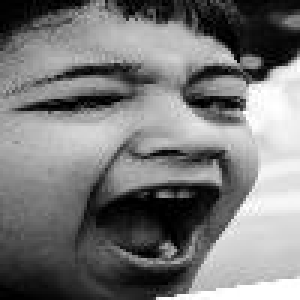
#> input picture ai-service/dataset/test/angry/test_0347_aligned.jpg, 100 x 100 px (shown 3 times larger); its folder holds only this picture in this run
$ python preprocess_dataset.py
#> lines starting #> are read from the running program, lines starting #| are printed output that depends on the picture
"""
Preprocess emotion datasets into unified numpy arrays for training.
Supports: FER2013 (folders), CK+ (pixel CSV), RAF-DB (folders + labels), AffectNet (folders).
"""

import os
import csv
import argparse
import numpy as np
from pathlib import Path
from collections import Counter

import cv2

EMOTIONS = ['Angry', 'Disgusted', 'Fearful', 'Happy', 'Neutral', 'Sad', 'Surprised']
EMOTION_TO_IDX = {e: i for i, e in enumerate(EMOTIONS)}
IMG_SIZE = 96

FER2013_FOLDER_MAP = {
    'angry': 'Angry', 'disgust': 'Disgusted', 'fear': 'Fearful',
    'happy': 'Happy', 'neutral': 'Neutral', 'sad': 'Sad', 'surprise': 'Surprised',
}

CK_EMOTION_MAP = {
    '0': 'Angry', '1': 'Disgusted', '2': 'Fearful', '3': 'Happy',
    '4': 'Sad', '5': 'Surprised', '6': 'Neutral', '7': 'Disgusted',
}

RAF_LABEL_MAP = {1: 'Surprised', 2: 'Fearful', 3: 'Disgusted', 4: 'Happy',
                 5: 'Sad', 6: 'Angry', 7: 'Neutral'}

AFFECTNET_FOLDER_MAP = {
    'anger': 'Angry', 'contempt': 'Disgusted', 'disgust': 'Disgusted',
    'fear': 'Fearful', 'happy': 'Happy', 'neutral': 'Neutral',
    'sad': 'Sad', 'surprise': 'Surprised',
}

IMAGE_EXTENSIONS = {'.jpg', '.jpeg', '.png', '.bmp'}


def datasets_root():
    return Path(__file__).resolve().parent.parent / 'datasets'


def load_image(path):
    img = cv2.imread(str(path))
    if img is None:
        return None
    gray = cv2.cvtColor(img, cv2.COLOR_BGR2GRAY)
    resized = cv2.resize(gray, (IMG_SIZE, IMG_SIZE))
    rgb = cv2.cvtColor(resized, cv2.COLOR_GRAY2RGB)
    return rgb.astype('float32') / 255.0


def load_pixels(pixel_str):
    pixels = np.array(pixel_str.strip().split(), dtype=np.uint8)
    if pixels.size != 48 * 48:
        return None
    img = pixels.reshape(48, 48)
    resized = cv2.resize(img, (IMG_SIZE, IMG_SIZE))
    rgb = cv2.cvtColor(resized, cv2.COLOR_GRAY2RGB)
    return rgb.astype('float32') / 255.0


def collect_fer2013(root, max_per_class=None):
    X, y = [], []
    for split in ('train', 'test'):
        split_path = root / 'FER2013' / split
        if not split_path.exists():
            continue
        for emo_dir in split_path.iterdir():
            if not emo_dir.is_dir():
                continue
            label_name = FER2013_FOLDER_MAP.get(emo_dir.name.lower())
            if not label_name:
                continue
            label = EMOTION_TO_IDX[label_name]
            files = [f for f in emo_dir.iterdir() if f.suffix.lower() in IMAGE_EXTENSIONS]
            if max_per_class:
                files = files[:max_per_class]
            for f in files:
                arr = load_image(f)
                if arr is not None:
                    X.append(arr)
                    y.append(label)
    return X, y


def collect_ckplus(root, max_per_class=None):
    X, y = [], []
    csv_path = root / 'CK+' / 'ckextended.csv'
    if not csv_path.exists():
        return X, y
    counts = Counter()
    with open(csv_path, newline='', encoding='utf-8') as f:
        for row in csv.DictReader(f):
            emo_id = str(row.get('emotion', '')).strip()
            label_name = CK_EMOTION_MAP.get(emo_id)
            if not label_name:
                continue
            label = EMOTION_TO_IDX[label_name]
            if max_per_class and counts[label] >= max_per_class:
                continue
            arr = load_pixels(row['pixels'])
            if arr is not None:
                X.append(arr)
                y.append(label)
                counts[label] += 1
    return X, y


def collect_raf_db(root, max_per_class=None):
    X, y = [], []
    for split, label_file in [('train', 'train_labels.csv'), ('test', 'test_labels.csv')]:
        labels_path = root / 'RAF-DB' / label_file
        images_path = root / 'RAF-DB' / split
        if not labels_path.exists() or not images_path.exists():
            continue
        counts = Counter()
        with open(labels_path, newline='', encoding='utf-8') as f:
            for row in csv.DictReader(f):
                img_name = row.get('image', row.get('Image', ''))
                try:
                    label_id = int(row.get('label', row.get('Label', 0)))
                except (TypeError, ValueError):
                    continue
                label_name = RAF_LABEL_MAP.get(label_id)
                if not label_name:
                    continue
                label = EMOTION_TO_IDX[label_name]
                if max_per_class and counts[label] >= max_per_class:
                    continue
                # RAF-DB images are in numbered subfolders (1-7)
                # Try direct path first, then search in subfolders
                img_path = images_path / img_name
                if not img_path.exists():
                    # Search in numbered subfolders
                    found = False
                    for i in range(1, 8):
                        subfolder_path = images_path / str(i) / img_name
                        if subfolder_path.exists():
                            img_path = subfolder_path
                            found = True
                            break
                    if not found:
                        continue
                arr = load_image(img_path)
                if arr is not None:
                    X.append(arr)
                    y.append(label)
                    counts[label] += 1
    return X, y


def collect_affectnet(root, max_per_class=None):
    X, y = [], []
    for split in ('Train', 'Test'):
        split_path = root / 'AffectNet' / split
        if not split_path.exists():
            split_path = root / 'AffectNet' / split.lower()
        if not split_path.exists():
            continue
        for emo_dir in split_path.iterdir():
            if not emo_dir.is_dir():
                continue
            label_name = AFFECTNET_FOLDER_MAP.get(emo_dir.name.lower())
            if not label_name:
                continue
            label = EMOTION_TO_IDX[label_name]
            files = [f for f in emo_dir.iterdir() if f.suffix.lower() in IMAGE_EXTENSIONS]
            if max_per_class:
                files = files[:max_per_class]
            for f in files:
                arr = load_image(f)
                if arr is not None:
                    X.append(arr)
                    y.append(label)
    return X, y


COLLECTORS = {
    'FER2013': collect_fer2013,
    'CK+': collect_ckplus,
    'RAF-DB': collect_raf_db,
    'AffectNet': collect_affectnet,
}


def preprocess(selected=None, max_per_class=None, output_dir=None):
    root = datasets_root()
    output_dir = Path(output_dir or root.parent / 'saved_models' / 'preprocessed')
    output_dir.mkdir(parents=True, exist_ok=True)

    selected = selected or list(COLLECTORS.keys())
    all_X, all_y = [], []

    for name in selected:
        if name not in COLLECTORS:
            print(f'Skipping unknown dataset: {name}')
            continue
        print(f'Processing {name}...')
        X, y = COLLECTORS[name](root, max_per_class=max_per_class)
        print(f'  -> {len(y)} samples')
        all_X.extend(X)
        all_y.extend(y)
#> this loop made 4 passes; (reads ai-service/dataset/test_labels.csv from the repository)
#> y on passes 1, 3: [0], [0]
#|   -> 1 samples
#|   -> 1 samples
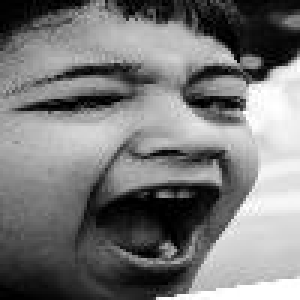
#> input picture ai-service/dataset/test/angry/test_0347_aligned.jpg, 100 x 100 px (shown 3 times larger)
#> pass 1, in load_image, `resized = cv2.resize(gray, (IMG_SIZE, IMG_SIZE))`:
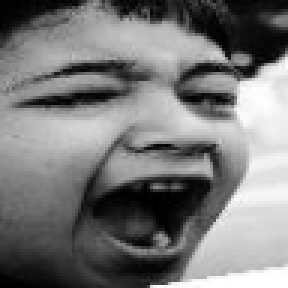
#> resized: shape (96, 96) (shown 3 times larger); min 0, max 255, mean 120.7
#> after the loop, all_X = 2 items; all_y = [0, 0]

    if not all_y:
        raise RuntimeError('No samples collected — run dataset check first')

    X_arr = np.array(all_X, dtype='float32')
    y_arr = np.array(all_y, dtype='int32')
#> y_arr = [0, 0]

    np.save(output_dir / 'X.npy', X_arr)
    np.save(output_dir / 'y.npy', y_arr)

    dist = Counter(y_arr.tolist())
#> dist = {0: 2}
    print(f'Saved {len(y_arr)} samples to {output_dir}')
#| Saved 2 samples to ai-service/saved_models/preprocessed
    print('Class distribution:', {EMOTIONS[i]: dist[i] for i in sorted(dist)})
#| Class distribution: {'Angry': 2}
    return str(output_dir)


if __name__ == '__main__':
    parser = argparse.ArgumentParser(description='Preprocess emotion datasets')
    parser.add_argument('--datasets', nargs='+', default=None,
                        help='Datasets to include: FER2013 CK+ RAF-DB AffectNet')
    parser.add_argument('--max-per-class', type=int, default=None,
                        help='Limit samples per emotion class (for quick tests)')
    parser.add_argument('--output', default=None, help='Output directory')
    parser.add_argument('--separate', action='store_true',
                        help='Save each dataset separately instead of combining')
    args = parser.parse_args()

    if args.separate:
        # Process each dataset separately
        selected = args.datasets or list(COLLECTORS.keys())
        for name in selected:
            if name not in COLLECTORS:
                print(f'Skipping unknown dataset: {name}')
                continue
            print(f'\n{"="*50}')
            print(f'Processing {name} separately...')
            print(f'{"="*50}')
            try:
                output_dir = preprocess([name], args.max_per_class, args.output)
                # Rename output to include dataset name
                import shutil
                final_dir = Path(output_dir).parent / f'preprocessed_{name.lower()}'
                if final_dir.exists():
                    shutil.rmtree(final_dir)
                shutil.move(output_dir, final_dir)
                print(f'Saved {name} data to {final_dir}')
            except Exception as e:
                print(f'Error processing {name}: {e}')
    else:
        preprocess(args.datasets, args.max_per_class, args.output)
